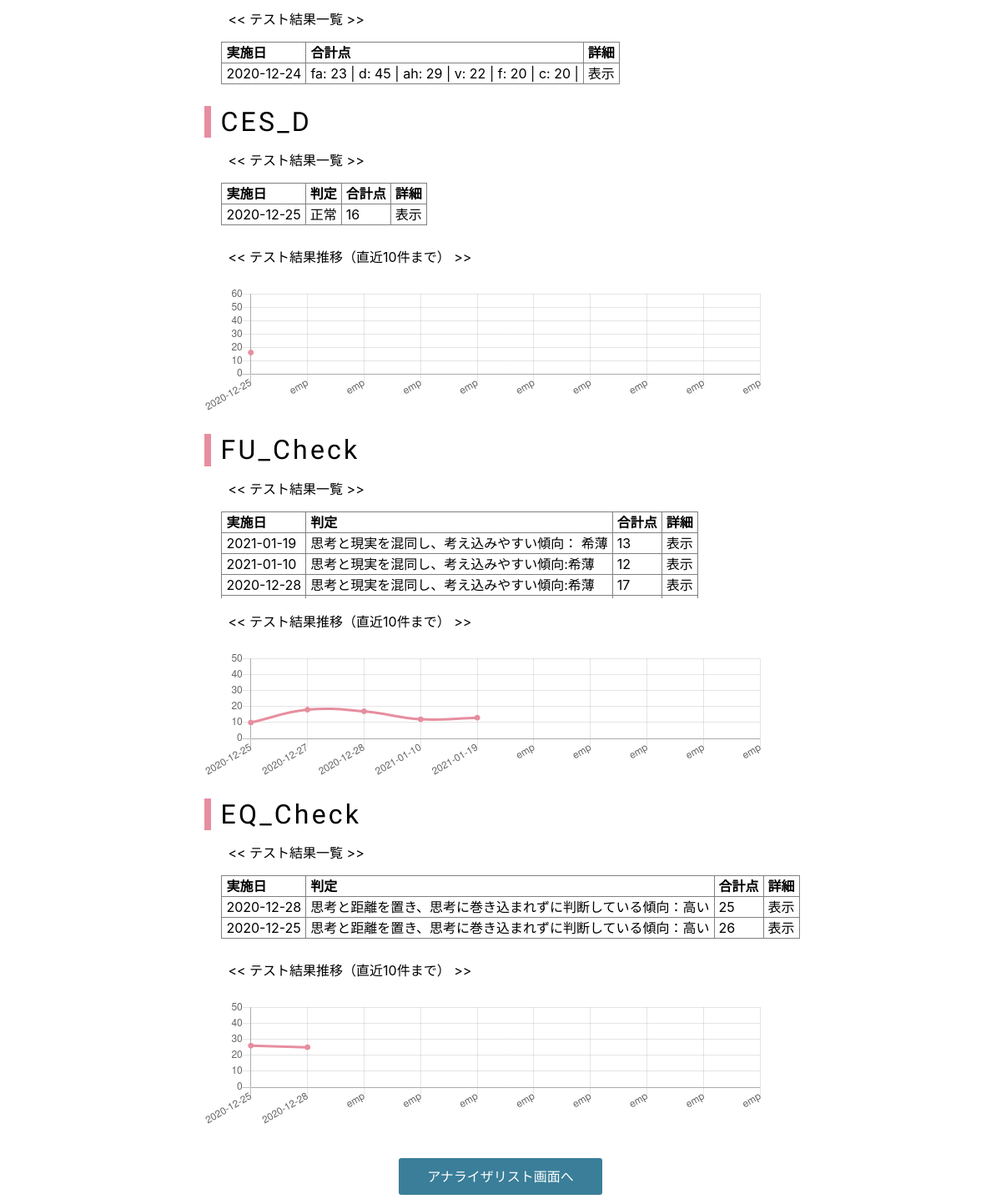
The app's page /logs/ (signed in, lower part), older data.
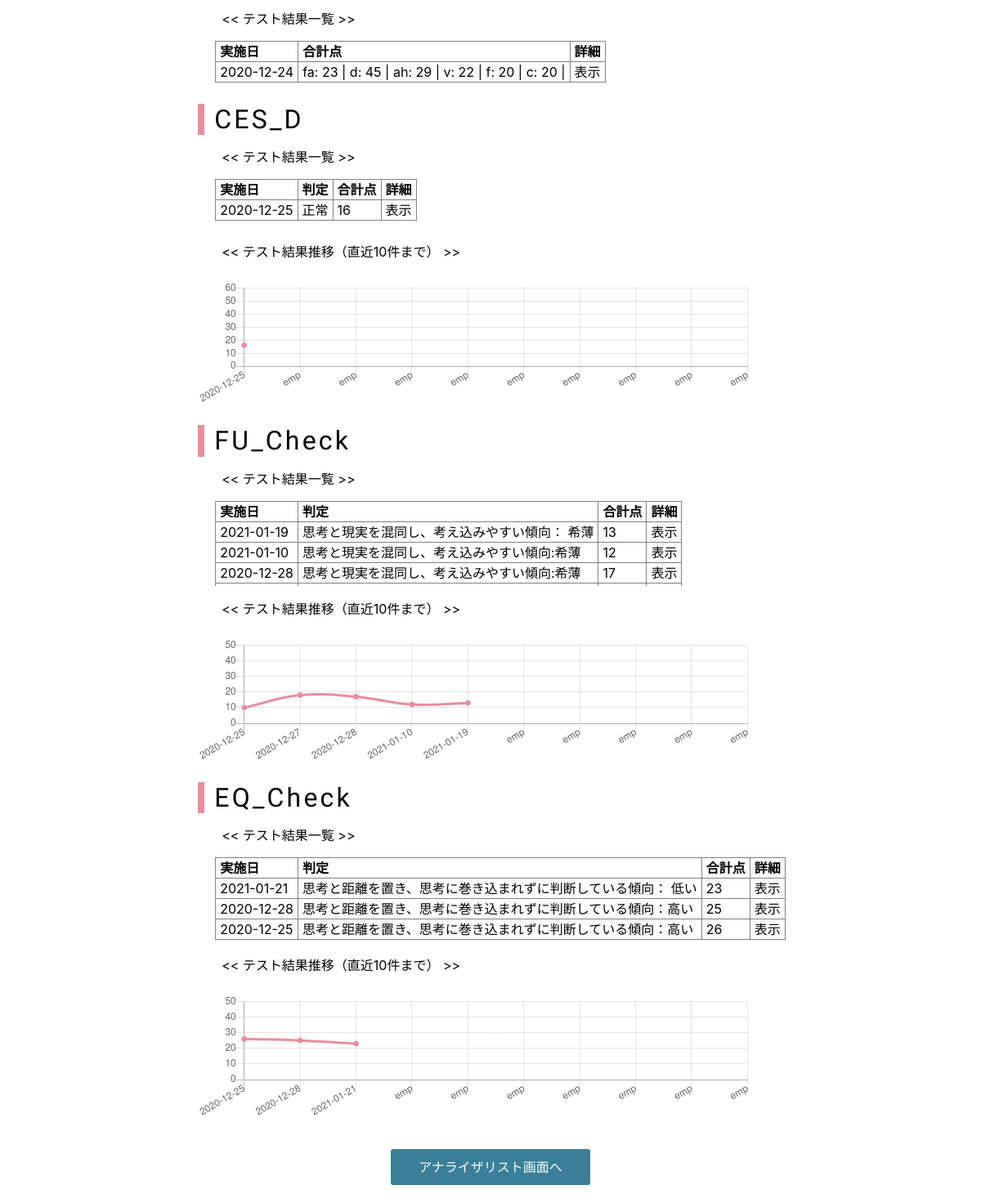
The same page, newer data.
### analyze_me/models/results.py (models this page shows, shortened)
class POM_results(db.Model):
    __tablename__ = 'pom_results'
    id = db.Column(db.Integer, primary_key=True, nullable=False)
    answers = db.Column(db.PickleType, nullable=True)
    a_sum = db.Column(db.PickleType, nullable=True)
    created_at = db.Column(db.DateTime)
    user_id = db.Column(db.Integer, db.ForeignKey('user.id', onupdate='CASCADE', ondelete='CASCADE'), nullable=False)

class CES_results(db.Model):
    __tablename__ = 'ces_results'
    id = db.Column(db.Integer, primary_key=True, nullable=False)
    answers = db.Column(db.PickleType, nullable=True)
    a_sum = db.Column(db.Integer, nullable=True)
    judge = db.Column(db.String(200), nullable=True)
    created_at = db.Column(db.DateTime)
    user_id = db.Column(db.Integer, db.ForeignKey('user.id', onupdate='CASCADE', ondelete='CASCADE'), nullable=False)

class FU_results(db.Model):
    __tablename__ = 'fu_results'
    id = db.Column(db.Integer, primary_key=True, nullable=False)
    answers = db.Column(db.PickleType, nullable=True)
    a_sum = db.Column(db.Integer, nullable=True)
    judge = db.Column(db.String(200), nullable=True)
    created_at = db.Column(db.DateTime)
    user_id = db.Column(db.Integer, db.ForeignKey('user.id', onupdate='CASCADE', ondelete='CASCADE'), nullable=False)

class EQ_results(db.Model):
    __tablename__ = 'eq_results'
    id = db.Column(db.Integer, primary_key=True, nullable=False)
    answers = db.Column(db.PickleType, nullable=True)
    a_sum = db.Column(db.Integer, nullable=True)
    judge = db.Column(db.String(200), nullable=True)
    created_at = db.Column(db.DateTime)
    user_id = db.Column(db.Integer, db.ForeignKey('user.id', onupdate='CASCADE', ondelete='CASCADE'), nullable=False)

### analyze_me/views/views.py (the view)
@views.route('/logs/')
@login_required
def show_logs():
    fu_results = views_service.find_all('fu')
    eq_results = views_service.find_all('eq')
    ces_results = views_service.find_all('ces')
    pom_results = views_service.find_all('pom')
    teg_results = views_service.find_all('teg')
    ces_date, ces_asum = graph_service.ex_all_data('ces')   # ces-d graph
    fu_date, fu_asum = graph_service.ex_all_data('fu')      # fu graph
    eq_date, eq_asum = graph_service.ex_all_data('eq')      # eq graph
    return render_template('logs/logs.html', fu_results=fu_results, \
                           eq_results=eq_results, ces_results=ces_results, \
                           pom_results=pom_results, teg_results=teg_results, \
                           ces_date=ces_date, ces_asum=ces_asum, fu_date=fu_date, \
                           fu_asum=fu_asum, eq_date=eq_date, eq_asum=eq_asum)

### analyze_me/__init__.py (called while the page is built)
@login_manager.user_loader
def load_user(user_id):
    return User.query.get(int(user_id))

### analyze_me/services/graph_service.py (called while the page is built)
def ex_all_data(ex_id):
    results = views_service.find_all(ex_id)
    created_at = [ "emp", "emp", "emp", "emp", "emp", "emp", "emp", "emp", "emp", "emp"]
    a_sum = [ "", "", "", "", "", "", "", "", "", ""]
    i = 0
    for result in results:
        if i >= 10:
            break
        created_at.insert(0, '{0:%Y-%m-%d}'.format(result.created_at))
        created_at.pop()
        a_sum.insert(0, result.a_sum)
        a_sum.pop()
        i += 1
    print("ex_id: {}, i: {}".format(ex_id, i))
    return created_at, a_sum

### analyze_me/services/views_service.py (called while the page is built)
def find_all(ex_id):
    if ex_id == 'fu':
        return FU_results.query.filter(FU_results.user_id == current_user.id).order_by(FU_results.id.desc()).all()
    elif ex_id == 'eq':
        return EQ_results.query.filter(EQ_results.user_id == current_user.id).order_by(EQ_results.id.desc()).all()
    elif ex_id == 'ces':
        return CES_results.query.filter(CES_results.user_id == current_user.id).order_by(CES_results.id.desc()).all()
    elif ex_id == 'pom':
        session['pom_fac'] = ["fa", "d", "ah", "v", "f", "c"]
        return POM_results.query.filter(POM_results.user_id == current_user.id).order_by(POM_results.id.desc()).all()
    elif ex_id == 'teg':
        session['teg_fac'] = ["cp", "np", "a", "fc", "ac", "l"]
        return TEG_results.query.filter(TEG_results.user_id == current_user.id).order_by(TEG_results.id.desc()).all()

### analyze_me/templates/logs/logs.html (shortened to what this page needs)
{% extends "layout.html" %}
{% block body %}
<section class="logA">
    <div class="con">
        <br>
        <div class="test-block">
            <p>　　<< テスト結果一覧 >></p>
            <div class="tbl">
            <table border="1">
                {% if pom_results %}
                <tr>
                    <th>実施日</th>
                    <th>合計点</th>
                    <th>詳細</th>
                </tr>
                {% else %}
                    <p>　　結果がありません</p>
                {% endif %}
                {% for pom_res in pom_results %}
                <tr>
                    <td>
                        {{ "{0:%Y-%m-%d}".format(pom_res.created_at) }}
                    </td>
                    <td>
                        {% for fac in session.pom_fac %}
                            {{ fac }}: {{ pom_res.a_sum[loop.index-1] }} |
                        {% endfor %}
                    </td>
                    <td>
                        <a href="{{ url_for('views.result', ex_id='pom', result_id=pom_res.id) }}">
                            表示
                        </a>
                    </td>
                </tr>
                {% endfor %}
            </table>
            </div>
        </div>
        <div class="test-block">
            <h5>CES_D</h5>
            <p>　　<< テスト結果一覧 >></p>
            <div class="tbl">
            <table border="1">
                {% if ces_results %}
                <tr>
                    <th>実施日</th>
                    <th>判定</th>
                    <th>合計点</th>
                    <th>詳細</th>
                </tr>
                {% else %}
                    <p>　　結果がありません</p>
                {% endif %}
                {% for ces_res in ces_results %}
                <tr>
                    <td>
                        {{ "{0:%Y-%m-%d}".format(ces_res.created_at) }}
                    </td>
                    <td>{{ ces_res.judge }}</td>
                    <td>{{ ces_res.a_sum }}</td>
                    <td>
                        <a href="{{ url_for('views.result', ex_id='ces', result_id=ces_res.id) }}">
                            表示
                        </a>
                    </td>
                </tr>
                {% endfor %}
            </table>
            </div>
            <p>　　<< テスト結果推移（直近10件まで） >></p>
            <div class="chartA">
                <canvas id="cesChart" class="chartB" height="150" width="700"></canvas>
            </div>
        </div>
        <div class="test-block">
            <h5>FU_Check</h5>
            <p>　　<< テスト結果一覧 >></p>
            <div class="tbl">
            <table border="1">
                {% if fu_results %}
                <tr>
                    <th>実施日</th>
                    <th>判定</th>
                    <th>合計点</th>
                    <th>詳細</th>
                </tr>
                {% else %}
                    <p>　　結果がありません</p>
                {% endif %}
                {% for fu_res in fu_results %}
                <tr>
                    <td>
                        {{ "{0:%Y-%m-%d}".format(fu_res.created_at) }}
                    </td>
                    <td>{{ fu_res.judge }}</td>
                    <td>{{ fu_res.a_sum }}</td>
                    <td/>
                        <a href="{{ url_for('views.result', ex_id='fu', result_id=fu_res.id) }}">
                            表示
                        </a>
                </tr>
                {% endfor %}
            </table>
            </div>
            <p>　　<< テスト結果推移（直近10件まで） >></p>
            <div class="chartA">
                <canvas id="fuChart" class="chartB" height="150" width="700"></canvas>
            </div>
        </div>
        <div class="test-block">
            <h5>EQ_Check</h5>
            <p>　　<< テスト結果一覧 >></p>
            <div class="tbl">
            <table border="1">
                {% if eq_results %}
                <tr>
                    <th>実施日</th>
                    <th>判定</th>
                    <th>合計点</th>
                    <th>詳細</th>
                </tr>
                {% else %}
                    <p>　　結果がありません</p>
                {% endif %}
                {% for eq_res in eq_results %}
                <tr>
                    <td>
                        {{ "{0:%Y-%m-%d}".format(eq_res.created_at) }}
                    </td>
                    <td>{{ eq_res.judge }}</td>
                    <td>{{ eq_res.a_sum }}</td>
                    <td>
                        <a href="{{ url_for('views.result', ex_id='eq', result_id=eq_res.id) }}">
                            表示
                        </a>
                    </td>
                </tr>
                {% endfor %}
            </table>
            </div>
            <p>　　<< テスト結果推移（直近10件まで） >></p>
            <div class="chartA">
                <canvas id="eqChart" class="chartB" height="150" width="700"></canvas>
            </div>
        </div>
        <a href="{{ url_for('analyzes.analyzer_list') }}" class="list-btn">アナライザリスト画面へ</a>
    </div>
</section>
{% endblock %}

### analyze_me/templates/layout.html (shortened to what this page needs)
<!DOCTYPE html>
<html lang="ja">
<head>
    {% block head %}
    <link rel="stylesheet" href="{{ url_for('static', filename='style.css')}}">
    <link rel="stylesheet" href="https://stackpath.bootstrapcdn.com/bootstrap/4.5.0/css/bootstrap.min.css">
    <link rel="stylesheet" href="https://use.fontawesome.com/releases/v5.15.1/css/all.css">
    {% endblock %}
</head>
<body>
<div>
    {% block body %}{% endblock %}
</div>
</body>
</html>

### analyze_me/static/style.css (style rules this page uses)
:root { --main-color: #77C7E6; --accent-color: #E68E9F; --dark-color: #3A7E99; --opposite-color: #9AE665; --text-bright-color: #fff; --text-dark-color: #000; --gray-color: #ddd; --large-width: 1000px; --middle-width: 900px; }
@media (min-width: 800px) { :root { font-size: 16px; } }
body { margin: 0; font-family: 'メイリオ', 'Hiragino Kaku Gothic Pro', 'sans-serif'; }
.logA { display: flex; align-items: start; justify-content: center; height: 100vh; min-height: 450px; width: 100vw; min-width: 400px; color: #000; color: var(--text-dark-color); text-align: center; margin-left: auto; margin-right: auto; }
.logA .con { margin-top: 60px; max-width: 900px; max-width: var(--middle-width); margin-left: auto; margin-right: auto; padding: 0 10px; }
.logA p { margin: 15px 0; }
.logA h5 { margin: 10px 0 5px 0; font-family: 'Big Shoulders Stencil Display', cursive; font-size: 2rem; letter-spacing: 0.1em; margin-left: 0.1em; text-align: left; padding-left: 0.75rem; border-left: solid 0.5rem #E68E9F; border-left: solid 0.5rem var(--accent-color); }
.logA .test-block { margin-top: 15px; text-align: left; }
.logA table { margin-bottom: 10px; }
.logA .tbl { overflow-y: scroll; max-height: 6.5rem; margin: 0.5rem 0 1rem 1.5rem; }
.logA th, .logA td { padding: 0 5px; }
.logA a { display: block; color: inherit; text-decoration: none; }
.logA .chartA { position: relative; display: flex; width: calc(100% - 40px); height: 150px; overflow: hidden; margin: 25px 0; }
.logA .chartB { display: flex; align-items: center; margin: 0; }
.logA .list-btn { display: inline-block; padding: 10px; margin: 10px 2px 0.5rem 2px; width: 250px; border: solid 3px currentColor; border-radius: 6px; background-color: #3A7E99; background-color: var(--dark-color); color: #fff; color: var(--text-bright-color); text-decoration: none; }
@media (min-width: 800px) { .logA table { font-size: 16px; } }

Row changes from the older to the newer data that the page shows:
added EQ_results: created_at "2021-01-21", judge "思考と距離を置き、思考に巻き込まれずに判断している傾向： 低い", a_sum "23"
Text that changed along with them:
chart data {{ eq_date|safe }}: ['2020-12-25', '2020-12-28', 'emp', 'emp', 'emp', 'emp', 'emp', 'emp', 'emp', 'emp'] → ['2020-12-25', '2020-12-28', '2021-01-21', 'emp', 'emp', 'emp', 'emp', 'emp', 'emp', 'emp']
chart data {{ eq_asum|safe }}: [26, 25, '', '', '', '', '', '', '', ''] → [26, 25, 23, '', '', '', '', '', '', '']
